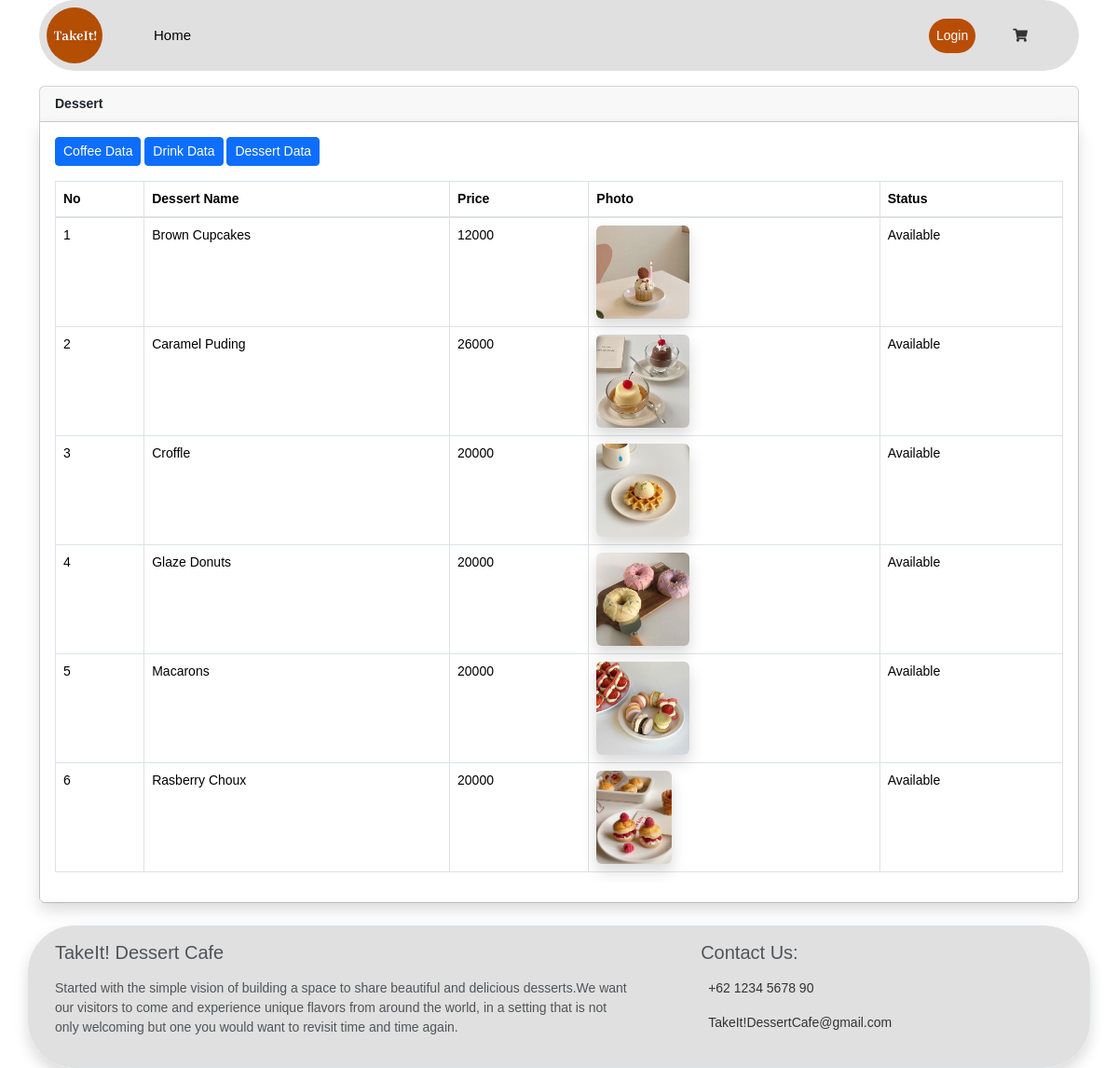
The page /dashboard/index.php?dtDessert on the database its author committed.
### tables this page shows
CREATE TABLE `tb_masakan` (
  `id_masakan` int(11) NOT NULL,
  `kategori_masakan` varchar(128) NOT NULL,
  `nama_masakan` varchar(128) NOT NULL,
  `harga_masakan` int(128) NOT NULL,
  `foto` varchar(255) NOT NULL,
  `status_masakan` int(1) NOT NULL
);

### dashboard/admin/dt_dessert.php (the view, shortened to what this page needs)
<div class="container mt-3">
    <div class="card">
        <div class="card-header font-weight-bold">
            Dessert
        </div>
        <div class="card-body shadow">
            <a href="index.php?dtCoffee"><button class="btn btn-primary btn-sm mb-3">Coffee Data</button></a>
            <a href="index.php?dtNoCoffee"><button class="btn btn-primary btn-sm mb-3">Drink Data</button></a>
            <a href="#"><button class="btn btn-primary btn-sm mb-3">Dessert Data</button></a>
            <table class="table table-bordered table-hover table-responsive-lg" id="tabel">
                <thead>
                    <tr>
                        <th>No</th>
                        <th>Dessert Name</th>
                        <th>Price</th>
                        <th>Photo</th>
                        <th>Status</th>
                    </tr>
                </thead>
                <tbody>
                    <?php
                    $i = 1;
                    $sql = mysqli_query($kon, "SELECT * FROM tb_masakan WHERE kategori_masakan='Dessert'");
                    while ($data = mysqli_fetch_array($sql)) : ?>
                        <tr>
                            <td><?= $i++; ?></td>
                            <td style="text-transform: capitalize;"><?= $data['nama_masakan'] ?></td>
                            <td><?= $data['harga_masakan'] ?></td>
                            <td><img src="assets/image/dessert/<?= $data['foto'] ?>" alt="makanan" height="100" class="shadow rounded"></td>
                            <?php
                            if ($data['status_masakan'] == 1) {
                                $status = "Available";
                            } else {
                                $status = "Not Available";
                            }
                            ?>
                            <td><?= $status; ?></td>
                        </tr>
                    <?php endwhile; ?>
                </tbody>
            </table>
        </div>
    </div>
</div>

### dashboard/assets/css/custom.css (style rules this page uses)
body { font-size: 0.875rem; font-family: Helvetica, Arial, sans-serif; background-color: #fff; color: #333; }

### rows shown on the page
tb_masakan: nama_masakan "Brown Cupcakes", harga_masakan "12000", foto (picture), status_masakan "Available"
tb_masakan: nama_masakan "Caramel Puding", harga_masakan "26000", foto (picture), status_masakan "Available"
tb_masakan: nama_masakan "Croffle", harga_masakan "20000", foto (picture), status_masakan "Available"
tb_masakan: nama_masakan "Glaze Donuts", harga_masakan "20000", foto (picture), status_masakan "Available"
tb_masakan: nama_masakan "Macarons", harga_masakan "20000", foto (picture), status_masakan "Available"
tb_masakan: nama_masakan "Rasberry Choux", harga_masakan "20000", foto (picture), status_masakan "Available"
